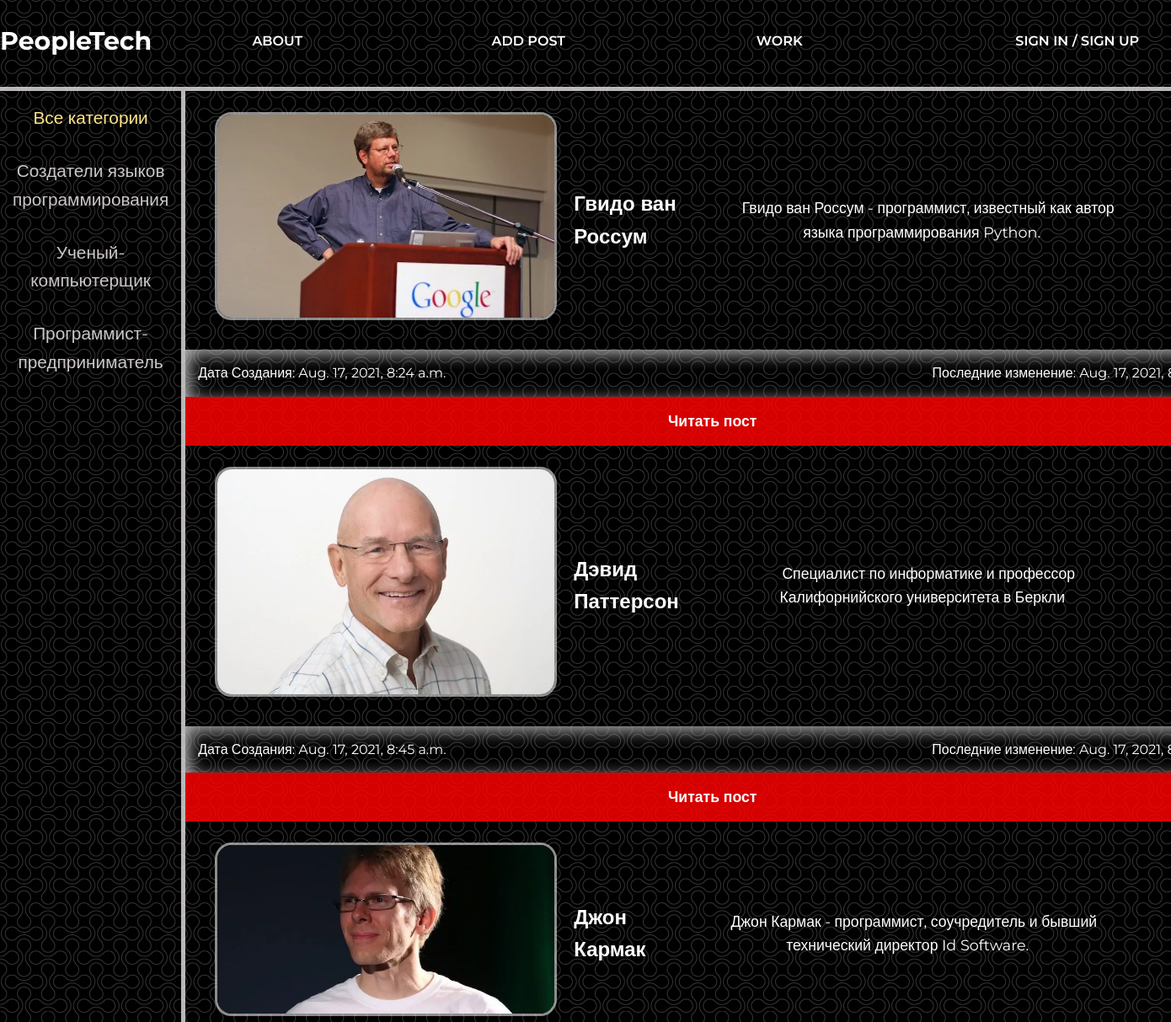
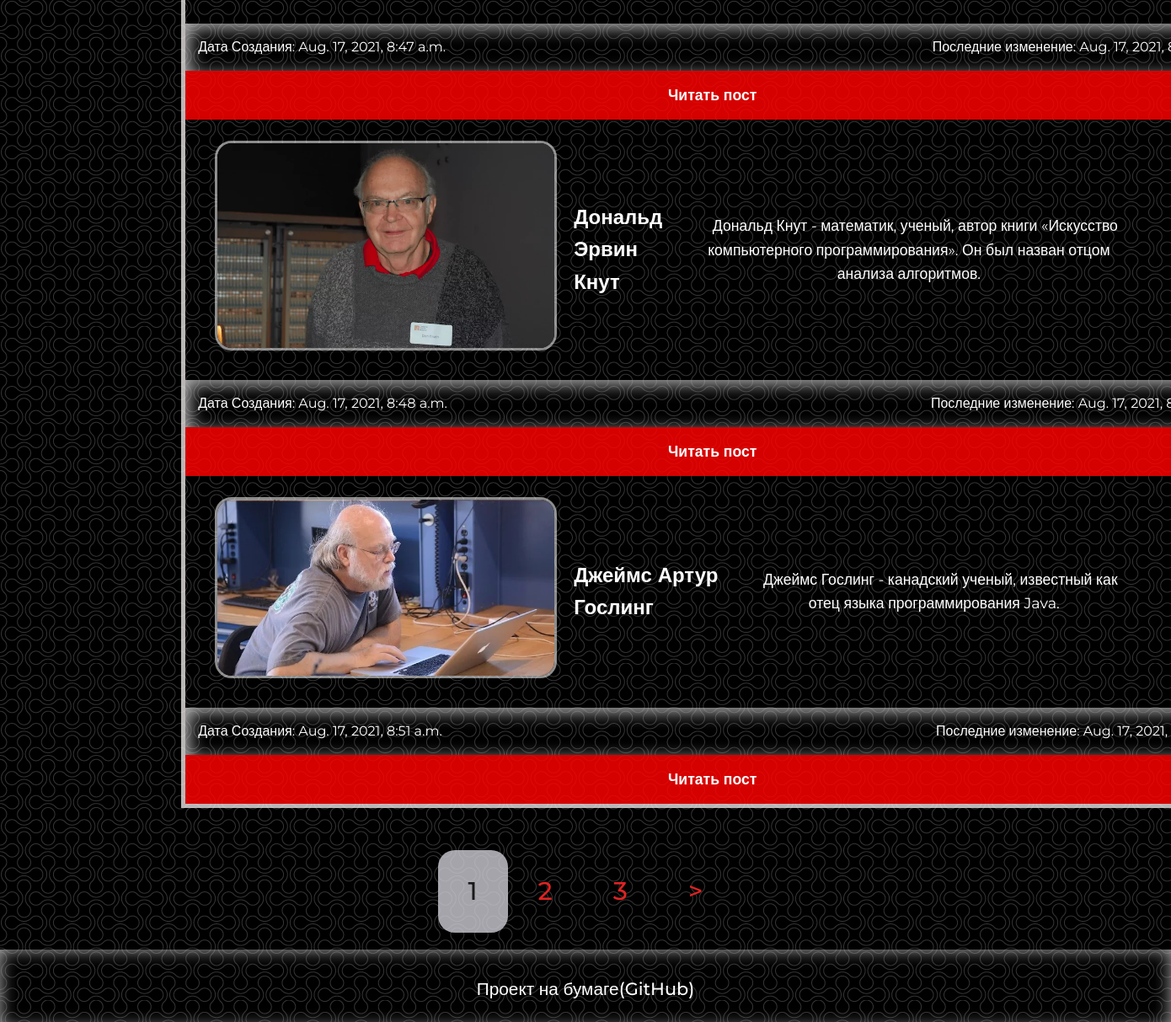
The page / on the database its author committed (2 pictures, top to bottom).
### people_it/models.py (models this page shows, shortened)
class Category(models.Model):
    name = models.CharField(max_length=255, db_index=True)
    slug = models.SlugField(max_length=255, unique=True, db_index=True)
    def get_absolute_url(self):
        return reverse('categories', kwargs={'cat_slug': self.slug})
    class Meta:
        verbose_name = "Категории"
        verbose_name_plural = "Категории"

class PeopleIt(models.Model):
    name = models.CharField(max_length=255, verbose_name='Имя')
    slug = models.SlugField(blank="True", max_length=255, unique=True, db_index=True, verbose_name='URL')
    who_is = models.TextField(verbose_name='Кто он')
    what_did = models.TextField(verbose_name='Что сделал')
    achievements = models.TextField(verbose_name='Достижения')
    photo = models.ImageField(upload_to = "photos/%Y/%m/%d/", verbose_name='Фотография')
    time_create = models.DateTimeField(auto_now_add=True, verbose_name='Дата создания')
    time_update = models.DateTimeField(auto_now=True, verbose_name='Последние изменение')
    is_published =  models.BooleanField(default=True, verbose_name='Опубликовать')
    cat = ForeignKey('Category', on_delete=models.PROTECT, verbose_name='Категория')
    def get_absolute_url(self):
        return reverse('show_post', kwargs={'post_slug': self.slug})
    class Meta:
        verbose_name = "Гении IT"
        verbose_name_plural = "Гении IT"

### people_it/views.py (the view)
# urls.py: 2. Add a URL to urlpatterns:  path('', Home.as_view(), name='home')
class Home(DataMixin, ListView):
    model = PeopleIt
    template_name = 'people_it/main.html'
    context_object_name = 'people'
    def get_context_data(self, **kwargs):
        context = super().get_context_data(**kwargs)
        add_context = self.get_user_context(title="Главная страница")
        return dict(list(context.items()) + list(add_context.items()))

### people_it/utils.py (called while the page is built)
    def get_user_context(self, **kwargs):
        context = kwargs
        context["menu"] = menu
        if 'cat_selected' not in context:
            context['cat_selected'] = "all-categories"
        context["cats"] = Category.objects.all()
        return context

### people_it/templates/people_it/main.html
{% extends "people_it/base.html" %}
{% block content %}
    {% for person in people %}
    <div class="content_post">
        <img src="{{ person.photo.url }}" class='post_photo' alt="">
        <h2 class="post_name">{{ person.name }}</h2>
        <p class='post_content'>{{ person.who_is }}</p>
    </div>
    <div class="content_time_body">
        <div class="content_time_item">Дата Создания: {{ person.time_create }}</div>
        <div class="content_time_item">Последние изменение: {{ person.time_update }}</div>
    </div>
    <a href="{{ person.get_absolute_url }}" class="btn"><div class="btn_text">Читать пост</div></a>
    {% endfor %}
{% endblock %}

### people_it/templates/people_it/base.html (shortened to what this page needs)
{% load static %}
<!DOCTYPE html>
<html lang="en">
<head>
    <link rel="stylesheet" href="{% static 'people_it/css/FirstCss.css' %}">
</head>
<body>
<div class="wrapper">
    <div class="content">
        <header class="header">
            <div class="container">
                <div class="header_inner">
                    <a href ='{% url "home" %}' class="header_logo">PeopleTech</a>
                    <nav class="header_nav">
                        {% block menu %}
                        {% for menu in menu %}
                        <div class="header_items"><a href="{% url menu.url_name %}" class="header_links">{{ menu.name }}</a></div>
                        {% endfor %}
                        {% if user.is_authenticated %}
                            <div class="header_last_item">{{user.username }} / <a href="{% url 'logout' %}" class="header_links">LogOut</a></div>
                        {% else %}
                            <div class="header_last_item"><a href="{% url 'login' %}" class="header_links">Sign In</a> / <a href="{% url 'register' %}" class="header_links">Sign Up</a></div>
                        {% endif %}
                        {% endblock %}
                    </nav>
                </div>
            </div>
        </header>
        <div class="container">
            <div class="content_inner">
                <nav class="content_cats">
                {% block categories %}
                {% if cat_selected == "all-categories" %}
                    <div class="cats_items"><div class="cats_selected">Все категории</div></div>
                {% else %}
                    <div class="cats_items"><a href="{% url 'home' %}" class="cats_links">Все категории</a></div>
                {% endif %}
                {% for cat in cats %}
                {% if cat_selected == cat %}
                    <div class="cats_items"><div class="cats_selected">{{cat.name}}</div></div>
                {% else %}
                    <div class="cats_items"><a href="{{ cat.get_absolute_url }}" class="cats_links">{{cat.name}}</a></div>
                {% endif %}
                {% endfor %}
                {% endblock %}
                </nav>
                <div class="content_posts">
                {% block content %}
                {% endblock %}
                </div>
            </div>
            <div class="pagination">
                {% for page in paginator.page_range %}
                {% if page_obj.number == page %}
                    <div class="page_link page_link_selected">{{ page }}</div>
                {% elif page_obj.number|add:2 >= page and page > page_obj.number|add:-2 %}
                    <a href="?page={{ page }}" class="page_link">{{ page }}</a>
                {% endif %}
                {% endfor %}
                {% if page_obj.has_next %}
                    <a href="?page={{ page_obj.next_page_number }}" class="page_link">&gt</a>
                {% endif %}
            </div>
        </div>
        <div>
        <div class="footer">
            <div class="footer_row">
                <div class="footer_item"><a href="https://github.com/Kirill-Makarov-genius/First-Django-Project" class="footer_link">Проект на бумаге(GitHub)</a></div>
            </div>
        </div>
    </div>
</div>
</body>
</html>

### people_it/static/people_it/css/FirstCss.css (style rules this page uses)
html { background: url(../images/fon.png) repeat; margin: 0 auto; }
body { font-family: 'Montserrat', sans-serif; font-size: 1em; line-height: 1.6; color: rgb(255, 255, 255); margin:0; padding:0; }
* { margin: 0; padding: 0; }
h1, h2, h3, h4, h5, h6 { margin: 0; }
.wrapper { display: flex; flex-direction: column; }
.container { margin: 0 auto; max-width: 1500px; width: 100%; }
.content { width: 100%; height: 100%; }
.content_inner { display: flex; }
.content_cats { display: flex; flex-direction: column; max-width: 20%; }
.cats_selected { color: #fce38a; }
.cats_items { margin: 15px; align-items: center; text-align: center; font-size: 1.3em; text-align: center; text-decoration: none; }
.cats_links { position: relative; text-decoration: none; color: rgb(204, 198, 198); transition: color .1s linear; }
.cats_links:after { content: ""; opacity: 0; width: 100%; height: 0px; position: absolute; top: 100%; left: 0; z-index: 1; transition: opacity .1s linear; background-color: #fce38a; }
.post_photo { border: 3px solid rgba(255, 255, 255, 0.548); border-radius: 20px; width: 100%; max-width: 400px; height: auto; float: right; margin: 20px; margin-top: 10px; }
.content_posts { min-width: 90%; display: flex; flex-direction: column; border-left: 5px solid rgb(241, 236, 236, 0.774); border-right: 5px solid rgb(241, 236, 236, 0.774); border-bottom: 5px solid rgb(241, 236, 236, 0.774); margin-bottom: 30px; }
.content_post { max-width: 90%; display: flex; padding: 15px; justify-content: space-between; align-items: center; }
.post_content { margin: 0 15px; font-size: 1.1em; text-align: center; }
.post_content::first-letter { margin-left: 15px; }
.content_time_body { display: flex; justify-content: space-between; padding: 15px; box-shadow: 5px 5px 20px rgb(180, 180, 180) inset; }
.btn { flex: 1 1 auto; display: inline-block; background-color: rgba(255, 0, 0, 0.835); padding: 15px; text-decoration: none; color: rgb(255, 255, 255); transition: color .1s linear; }
.btn_text { font-size: 1.1em; font-weight: 600; text-align: center; }
.header { border-bottom: 5px solid rgba(241, 236, 236, 0.774); min-width: 100%; }
.header_inner { display: flex; padding-top: 25px; margin-bottom: 30px; }
.header_logo { display: inline-block; font-size: 30px; color: #ffff; font-weight: 700; text-decoration: none; }
.header_nav { display: flex; flex: 1 1 auto; font-size: 16px; font-weight: 600; text-transform: uppercase; align-items: center; min-width: 100%; }
.header_items { width: 20%; text-align: center; margin: 0 10px; }
.header_last_item { text-align: right; width: 20%; }
.header_links { color: #ffff; position: relative; text-decoration: none; transition: color .1s linear; }
.header_links:after { content: ""; opacity: 0; width: 100%; height: 3px; position: absolute; top: 100%; left: 0; z-index: 1; transition: opacity .1s linear; background-color: #fce38a; }
.pagination { display: flex; justify-content: center; }
.page_link { color: rgb(224, 35, 35); padding: 25px 36px; font-weight: 500; font-size: 30px; text-decoration: none; transition: background-color .1s linear; border-radius: 20px; margin: 20px 0; }
.page_link_selected { background-color: rgba(201, 201, 209, 0.815); color: rgba(0, 0, 0, 0.842); }
.footer { display: flex; justify-content: center; align-items: center; box-shadow: 0px 0px 20px rgb(180, 180, 180) inset; padding: 30px; flex: 1 1 auto; }
.footer_item { font-size: 1.3em; font-weight: 500; }
.footer_link { text-decoration: none; color: rgb(255, 255, 255); }

### rows shown on the page
Category: name "Создатели языков программирования"
Category: name "Ученый-компьютерщик"
Category: name "Программист-предприниматель"
PeopleIt: photo (picture), name "Гвидо ван Россум", who_is "Гвидо ван Россум - программист, известный как автор языка программирования Python.", time_create "Aug. 17, 2021, 8:24 a.m.", time_update "Aug. 17, 2021,…"
PeopleIt: photo (picture), name "Дэвид Паттерсон", who_is "Специалист по информатике и профессор Калифорнийского университета в Беркли", time_create "Aug. 17, 2021, 8:45 a.m.", time_update "Aug. 17, 2021,…"
PeopleIt: photo (picture), name "Джон Кармак", who_is "Джон Кармак - программист, соучредитель и бывший технический директор Id Software.", time_create "Aug. 17, 2021, 8:47 a.m.", time_update "Aug. 17, 2021,…"
PeopleIt: photo (picture), name "Дональд Эрвин Кнут", who_is "Дональд Кнут - математик, ученый, автор книги «Искусство компьютерного программирования». Он был назван отцом анализа алгоритмов.", time_create "Aug. 17, 2021, 8:48 a.m.", time_update "Aug. 17, 2021,…"
PeopleIt: photo (picture), name "Джеймс Артур Гослинг", who_is "Джеймс Гослинг - канадский ученый, известный как отец языка программирования Java.", time_create "Aug. 17, 2021, 8:51 a.m.", time_update "Aug. 17, 2021,…"

### other values the page prints
{{ menu.name }} "ABOUT" "ADD POST" "WORK"
{{ page }} "1"
{{ page }} "2" "3"
